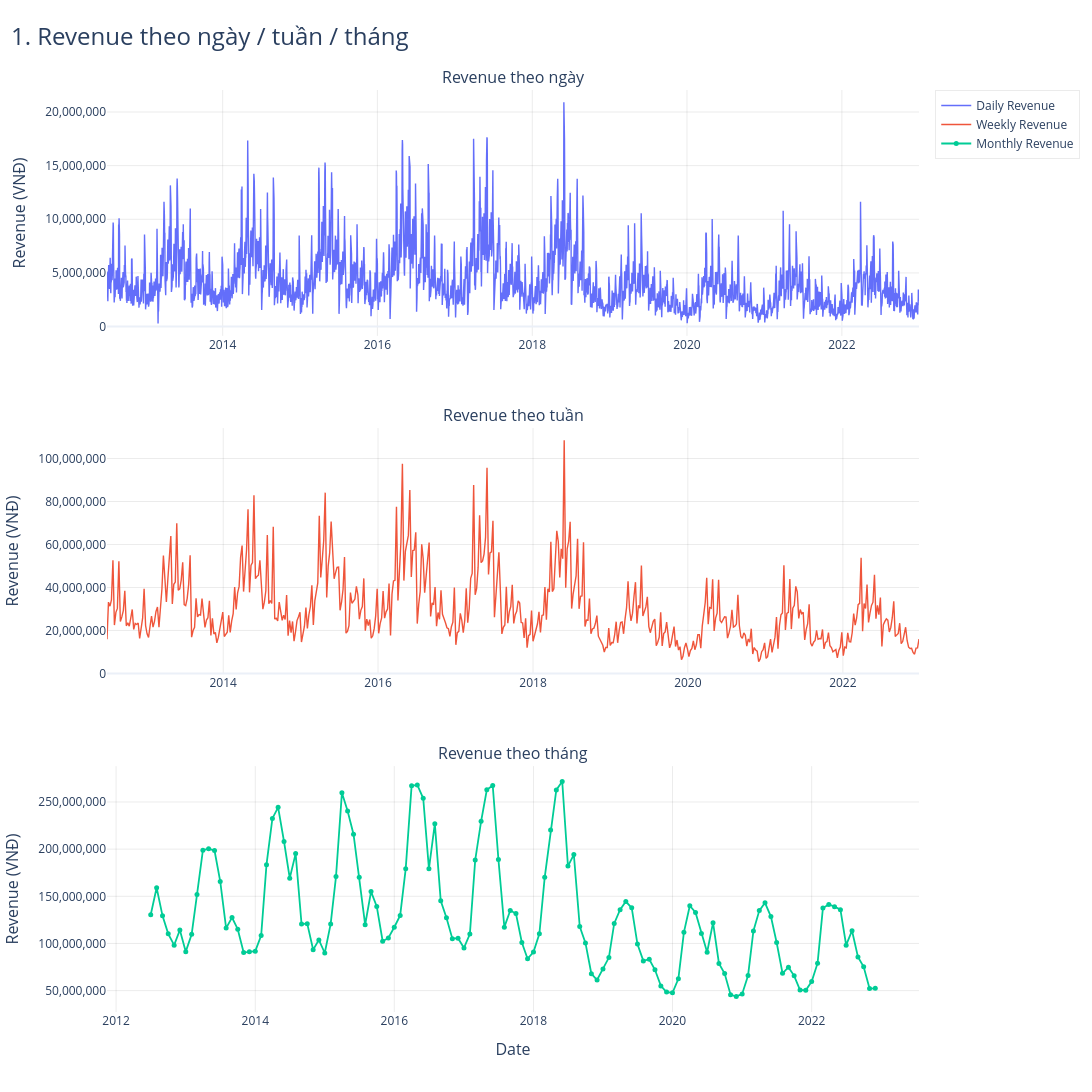

The code cell stored with this chart in its notebook:
### Markdown cell above
## 1) Revenue theo ngày / tuần / tháng

### Code cell
fig = make_subplots(
    rows=3, cols=1,
    shared_xaxes=False,
    vertical_spacing=0.10,
    subplot_titles=("Revenue theo ngày", "Revenue theo tuần", "Revenue theo tháng")
)

fig.add_trace(
    go.Scatter(
        x=sales_daily["Date"], y=sales_daily["Revenue"],
        mode="lines", name="Daily Revenue",
        line=dict(width=THIN_LINE),
        hovertemplate="Date: %{x}<br>Revenue: %{y:,.0f} VNĐ<extra></extra>"
    ),
    row=1, col=1
)

fig.add_trace(
    go.Scatter(
        x=sales_weekly["week_start"], y=sales_weekly["Revenue"],
        mode="lines", name="Weekly Revenue",
        line=dict(width=THIN_LINE),
        hovertemplate="Week: %{x}<br>Revenue: %{y:,.0f} VNĐ<extra></extra>"
    ),
    row=2, col=1
)

fig.add_trace(
    go.Scatter(
        x=sales_monthly["month_start"], y=sales_monthly["Revenue"],
        mode="lines+markers", name="Monthly Revenue",
        line=dict(width=MEDIUM_LINE),
        marker=dict(size=5),
        hovertemplate="Month: %{x}<br>Revenue: %{y:,.0f} VNĐ<extra></extra>"
    ),
    row=3, col=1
)

fig.update_yaxes(title_text="Revenue (VNĐ)", tickformat=",.0f", row=1, col=1)
fig.update_yaxes(title_text="Revenue (VNĐ)", tickformat=",.0f", row=2, col=1)
fig.update_yaxes(title_text="Revenue (VNĐ)", tickformat=",.0f", row=3, col=1)
fig.update_xaxes(title_text="Date", row=3, col=1)

style_figure(fig, "1. Revenue theo ngày / tuần / tháng", height=1200)
fig.show()

### Figure 1 — Plotly figure (JSON) as saved in the notebook; plotly's stock layout.template omitted (floating-point values rounded to 4 significant figures; data arrays with more than 128 entries replaced by an {"elided": "..."} marker saying what was removed)
{"data": [{"hovertemplate": "Date: %{x}<br>Revenue: %{y:,.0f} VNĐ<extra></extra>", "line": {"width": 1.4}, "mode": "lines", "name": "Daily Revenue", "type": "scatter", "x": {"elided": "3833 str values"}, "xaxis": "x", "y": {"elided": "3833 float values"}, "yaxis": "y"}, {"hovertemplate": "Week: %{x}<br>Revenue: %{y:,.0f} VNĐ<extra></extra>", "line": {"width": 1.4}, "mode": "lines", "name": "Weekly Revenue", "type": "scatter", "x": {"elided": "548 str values"}, "xaxis": "x2", "y": {"elided": "548 float values"}, "yaxis": "y2"}, {"hovertemplate": "Month: %{x}<br>Revenue: %{y:,.0f} VNĐ<extra></extra>", "line": {"width": 1.8}, "marker": {"size": 5}, "mode": "lines+markers", "name": "Monthly Revenue", "type": "scatter", "x": ["2012-07-01T00:00:00", "2012-08-01T00:00:00", "2012-09-01T00:00:00", "2012-10-01T00:00:00", "2012-11-01T00:00:00", "2012-12-01T00:00:00", "2013-01-01T00:00:00", "2013-02-01T00:00:00", "2013-03-01T00:00:00", "2013-04-01T00:00:00", "2013-05-01T00:00:00", "2013-06-01T00:00:00", "2013-07-01T00:00:00", "2013-08-01T00:00:00", "2013-09-01T00:00:00", "2013-10-01T00:00:00", "2013-11-01T00:00:00", "2013-12-01T00:00:00", "2014-01-01T00:00:00", "2014-02-01T00:00:00", "2014-03-01T00:00:00", "2014-04-01T00:00:00", "2014-05-01T00:00:00", "2014-06-01T00:00:00", "2014-07-01T00:00:00", "2014-08-01T00:00:00", "2014-09-01T00:00:00", "2014-10-01T00:00:00", "2014-11-01T00:00:00", "2014-12-01T00:00:00", "2015-01-01T00:00:00", "2015-02-01T00:00:00", "2015-03-01T00:00:00", "2015-04-01T00:00:00", "2015-05-01T00:00:00", "2015-06-01T00:00:00", "2015-07-01T00:00:00", "2015-08-01T00:00:00", "2015-09-01T00:00:00", "2015-10-01T00:00:00", "2015-11-01T00:00:00", "2015-12-01T00:00:00", "2016-01-01T00:00:00", "2016-02-01T00:00:00", "2016-03-01T00:00:00", "2016-04-01T00:00:00", "2016-05-01T00:00:00", "2016-06-01T00:00:00", "2016-07-01T00:00:00", "2016-08-01T00:00:00", "2016-09-01T00:00:00", "2016-10-01T00:00:00", "2016-11-01T00:00:00", "2016-12-01T00:00:00", "2017-01-01T00:00:00", "2017-02-01T00:00:00", "2017-03-01T00:00:00", "2017-04-01T00:00:00", "2017-05-01T00:00:00", "2017-06-01T00:00:00", "2017-07-01T00:00:00", "2017-08-01T00:00:00", "2017-09-01T00:00:00", "2017-10-01T00:00:00", "2017-11-01T00:00:00", "2017-12-01T00:00:00", "2018-01-01T00:00:00", "2018-02-01T00:00:00", "2018-03-01T00:00:00", "2018-04-01T00:00:00", "2018-05-01T00:00:00", "2018-06-01T00:00:00", "2018-07-01T00:00:00", "2018-08-01T00:00:00", "2018-09-01T00:00:00", "2018-10-01T00:00:00", "2018-11-01T00:00:00", "2018-12-01T00:00:00", "2019-01-01T00:00:00", "2019-02-01T00:00:00", "2019-03-01T00:00:00", "2019-04-01T00:00:00", "2019-05-01T00:00:00", "2019-06-01T00:00:00", "2019-07-01T00:00:00", "2019-08-01T00:00:00", "2019-09-01T00:00:00", "2019-10-01T00:00:00", "2019-11-01T00:00:00", "2019-12-01T00:00:00", "2020-01-01T00:00:00", "2020-02-01T00:00:00", "2020-03-01T00:00:00", "2020-04-01T00:00:00", "2020-05-01T00:00:00", "2020-06-01T00:00:00", "2020-07-01T00:00:00", "2020-08-01T00:00:00", "2020-09-01T00:00:00", "2020-10-01T00:00:00", "2020-11-01T00:00:00", "2020-12-01T00:00:00", "2021-01-01T00:00:00", "2021-02-01T00:00:00", "2021-03-01T00:00:00", "2021-04-01T00:00:00", "2021-05-01T00:00:00", "2021-06-01T00:00:00", "2021-07-01T00:00:00", "2021-08-01T00:00:00", "2021-09-01T00:00:00", "2021-10-01T00:00:00", "2021-11-01T00:00:00", "2021-12-01T00:00:00", "2022-01-01T00:00:00", "2022-02-01T00:00:00", "2022-03-01T00:00:00", "2022-04-01T00:00:00", "2022-05-01T00:00:00", "2022-06-01T00:00:00", "2022-07-01T00:00:00", "2022-08-01T00:00:00", "2022-09-01T00:00:00", "2022-10-01T00:00:00", "2022-11-01T00:00:00", "2022-12-01T00:00:00"], "xaxis": "x3", "y": [130400000.0, 159100000.0, 129300000.0, 110200000.0, 98190000.0, 114300000.0, 91310000.0, 109800000.0, 151800000.0, 198900000.0, 200500000.0, 198500000.0, 165700000.0, 116300000.0, 127500000.0, 115100000.0, 90370000.0, 91290000.0, 91800000.0, 108400000.0, 183500000.0, 232600000.0, 244300000.0, 208100000.0, 169200000.0, 195300000.0, 120600000.0, 121000000.0, 93290000.0, 103800000.0, 89880000.0, 120700000.0, 170900000.0, 259700000.0, 240400000.0, 215800000.0, 170200000.0, 119900000.0, 155000000.0, 139200000.0, 102300000.0, 105800000.0, 117200000.0, 129700000.0, 179100000.0, 267100000.0, 268100000.0, 253900000.0, 179200000.0, 227000000.0, 145200000.0, 127400000.0, 105100000.0, 105600000.0, 95270000.0, 110000000.0, 188400000.0, 229500000.0, 262900000.0, 267400000.0, 189000000.0, 117300000.0, 134900000.0, 131700000.0, 101000000.0, 83740000.0, 90960000.0, 110300000.0, 170100000.0, 220200000.0, 262800000.0, 271700000.0, 182100000.0, 194300000.0, 118000000.0, 100600000.0, 67900000.0, 61270000.0, 72960000.0, 85060000.0, 121200000.0, 135700000.0, 144400000.0, 137700000.0, 99380000.0, 81500000.0, 83290000.0, 72060000.0, 55010000.0, 48430000.0, 47730000.0, 62450000.0, 111800000.0, 140000000.0, 132800000.0, 110600000.0, 90700000.0, 122100000.0, 78830000.0, 68140000.0, 45740000.0, 43670000.0, 46470000.0, 66080000.0, 113300000.0, 134800000.0, 143100000.0, 128400000.0, 101000000.0, 68280000.0, 74840000.0, 65690000.0, 50640000.0, 50400000.0, 59660000.0, 79100000.0, 137500000.0, 141300000.0, 139000000.0, 135800000.0, 98140000.0, 113500000.0, 85760000.0, 75190000.0, 52200000.0, 52450000.0], "yaxis": "y3"}], "layout": {"annotations": [{"font": {"size": 16}, "showarrow": false, "text": "Revenue theo ngày", "x": 0.5, "xanchor": "center", "xref": "paper", "y": 1, "yanchor": "bottom", "yref": "paper"}, {"font": {"size": 16}, "showarrow": false, "text": "Revenue theo tuần", "x": 0.5, "xanchor": "center", "xref": "paper", "y": 0.6333, "yanchor": "bottom", "yref": "paper"}, {"font": {"size": 16}, "showarrow": false, "text": "Revenue theo tháng", "x": 0.5, "xanchor": "center", "xref": "paper", "y": 0.2667, "yanchor": "bottom", "yref": "paper"}], "font": {"size": 14}, "height": 1200, "hoverlabel": {"font": {"size": 13}}, "hovermode": "x unified", "legend": {"bgcolor": "rgba(255,255,255,0.85)", "bordercolor": "rgba(0,0,0,0.08)", "borderwidth": 1, "font": {"size": 12}, "orientation": "v", "x": 1.02, "xanchor": "left", "y": 1, "yanchor": "top"}, "margin": {"b": 80, "l": 80, "r": 170, "t": 90}, "title": {"font": {"size": 24}, "text": "1. Revenue theo ngày / tuần / tháng", "x": 0.01, "xanchor": "left"}, "width": 1500, "xaxis": {"anchor": "y", "automargin": true, "domain": [0, 1], "gridcolor": "rgba(0,0,0,0.08)", "showgrid": true, "tickfont": {"size": 12}, "title": {"font": {"size": 16}}}, "xaxis2": {"anchor": "y2", "automargin": true, "domain": [0, 1], "gridcolor": "rgba(0,0,0,0.08)", "showgrid": true, "tickfont": {"size": 12}, "title": {"font": {"size": 16}}}, "xaxis3": {"anchor": "y3", "automargin": true, "domain": [0, 1], "gridcolor": "rgba(0,0,0,0.08)", "showgrid": true, "tickfont": {"size": 12}, "title": {"font": {"size": 16}, "text": "Date"}}, "yaxis": {"anchor": "x", "automargin": true, "domain": [0.7333, 1], "gridcolor": "rgba(0,0,0,0.08)", "separatethousands": true, "showgrid": true, "tickfont": {"size": 12}, "tickformat": ",.0f", "title": {"font": {"size": 16}, "text": "Revenue (VNĐ)"}}, "yaxis2": {"anchor": "x2", "automargin": true, "domain": [0.3667, 0.6333], "gridcolor": "rgba(0,0,0,0.08)", "separatethousands": true, "showgrid": true, "tickfont": {"size": 12}, "tickformat": ",.0f", "title": {"font": {"size": 16}, "text": "Revenue (VNĐ)"}}, "yaxis3": {"anchor": "x3", "automargin": true, "domain": [0, 0.2667], "gridcolor": "rgba(0,0,0,0.08)", "separatethousands": true, "showgrid": true, "tickfont": {"size": 12}, "tickformat": ",.0f", "title": {"font": {"size": 16}, "text": "Revenue (VNĐ)"}}}}
